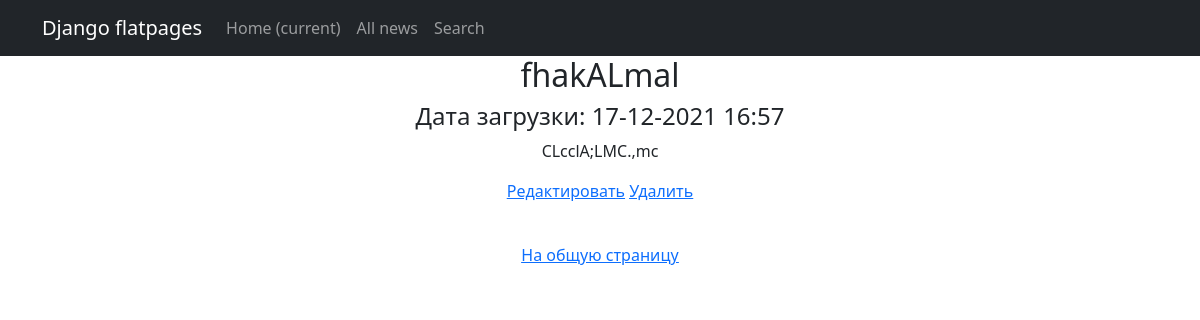
Page /news/17/ on the committed database.
### news/models.py (models this page shows, shortened)
class Post(models.Model):
    author = models.ForeignKey(Author, on_delete=models.CASCADE)
    category = models.ManyToManyField(Category, through='PostCategory')
    type = models.CharField(max_length=2,
                            choices=POST_TYPES,
                            default=article)
    header = models.CharField(max_length=255)
    text = models.TextField()
    rank = models.IntegerField(default=0)
    created_datetime = models.DateTimeField(auto_now_add=True)

### news/views.py (the view)
# urls.py: path('<int:pk>/', PostDetail.as_view(), name='post_detail'),  # Ссылка на страницу новости
class PostDetail(DetailView):
    template_name = 'flatpages/post_detail.html'
    queryset = Post.objects.all()

### news/templatetags/custom_filters.py (called while the page is built)
@register.filter(name='censor')
def Censor(text: str):
    for word in restricted_lexicon:
        text = re.sub(word, "#" * len(word), text)
    return text

### templates/flatpages/post_detail.html (shortened to what this page needs)
{% extends 'flatpages/default.html' %}
{% load custom_filters %}
{% block content %}
    {% if post %}
        <h2>
            {{ post.header|censor }}
        </h2>
        <h4>
            Дата загрузки: {{ post.created_datetime|date:'d-m-Y H:i' }}
        </h4>
        <p>
            {{ post.text|censor }}
        </p>
    {% else %}
        <h2>Новость не найдена!</h2>
    {% endif %}
<a href="{% url 'post_update' post.id %}"><u>Редактировать</u></a>
<a href="{% url 'post_delete' post.id %}"><u>Удалить</u></a>
<p>&nbsp;</p>
<a href="{% url 'overview' %}"><u>На общую страницу</u></a>
{% endblock content %}

### rows in the picture
Post: header|censor "fhakALmal", created_datetime "17-12-2021 16:57", text|censor "CLcclA;LMC.,mc"
